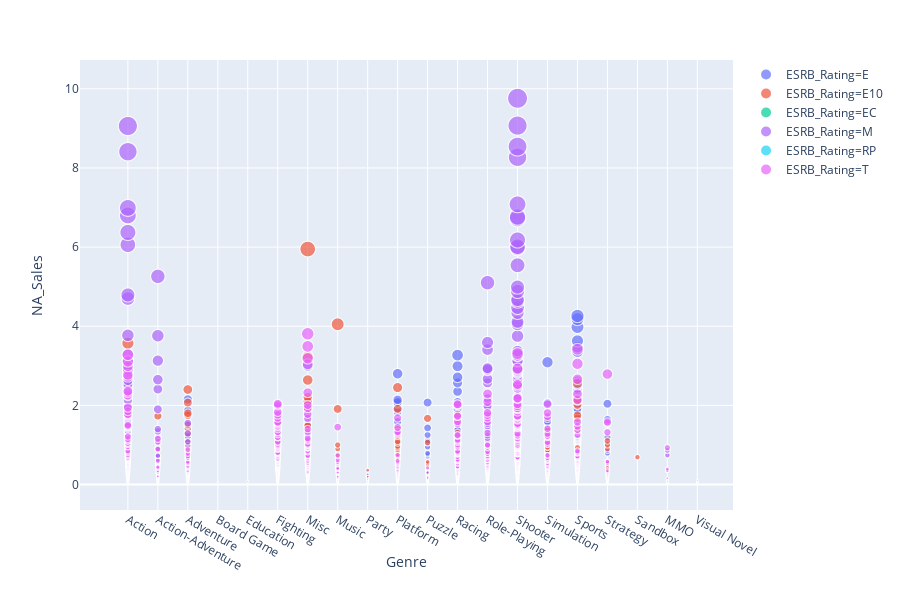

Notebook code cell kept with this figure:
### Code cell
px.scatter(releases_per_year_2007,x = 'Genre', y = 'NA_Sales',
           color='ESRB_Rating',size ='NA_Sales')

### Figure 1 — Plotly figure (JSON) as saved in the notebook; plotly's stock layout.template omitted (floating-point values rounded to 4 significant figures; data arrays with more than 128 entries replaced by an {"elided": "..."} marker saying what was removed)
{"data": [{"hoverlabel": {"namelength": 0}, "hovertemplate": "ESRB_Rating=E<br>Genre=%{x}<br>NA_Sales=%{marker.size}", "legendgroup": "ESRB_Rating=E", "marker": {"color": "#636efa", "size": {"elided": "873 float values"}, "sizemode": "area", "sizeref": 0.0244, "symbol": "circle"}, "mode": "markers", "name": "ESRB_Rating=E", "showlegend": true, "type": "scattergl", "uid": "8283c9f2-78a8-4ab2-80d1-9a14d44424cc", "x": {"elided": "873 str values"}, "xaxis": "x", "y": {"elided": "873 float values"}, "yaxis": "y"}, {"hoverlabel": {"namelength": 0}, "hovertemplate": "ESRB_Rating=E10<br>Genre=%{x}<br>NA_Sales=%{marker.size}", "legendgroup": "ESRB_Rating=E10", "marker": {"color": "#EF553B", "size": {"elided": "610 float values"}, "sizemode": "area", "sizeref": 0.0244, "symbol": "circle"}, "mode": "markers", "name": "ESRB_Rating=E10", "showlegend": true, "type": "scattergl", "uid": "16417ec4-356d-4c3f-a678-6cfd8b6209c6", "x": {"elided": "610 str values"}, "xaxis": "x", "y": {"elided": "610 float values"}, "yaxis": "y"}, {"hoverlabel": {"namelength": 0}, "hovertemplate": "ESRB_Rating=EC<br>Genre=%{x}<br>NA_Sales=%{marker.size}", "legendgroup": "ESRB_Rating=EC", "marker": {"color": "#00cc96", "size": [0, 0.01, 0.02, 0.42, 0.12, 0.33, 0.02, 0.04, 0.06, 0.08, 0.1, 0.12, 0.14, 0.15, 0.19, 0.25, 0.26, 0.27, 0.28, 0.29, 0.35, 0.41, 0.05], "sizemode": "area", "sizeref": 0.0244, "symbol": "circle"}, "mode": "markers", "name": "ESRB_Rating=EC", "showlegend": true, "type": "scattergl", "uid": "54762000-bee0-4a8e-ba2a-e49863c715c6", "x": ["Action", "Action", "Action", "Action", "Adventure", "Adventure", "Misc", "Misc", "Misc", "Misc", "Misc", "Misc", "Misc", "Misc", "Misc", "Misc", "Misc", "Misc", "Misc", "Misc", "Misc", "Misc", "Sports"], "xaxis": "x", "y": [0, 0.01, 0.02, 0.42, 0.12, 0.33, 0.02, 0.04, 0.06, 0.08, 0.1, 0.12, 0.14, 0.15, 0.19, 0.25, 0.26, 0.27, 0.28, 0.29, 0.35, 0.41, 0.05], "yaxis": "y"}, {"hoverlabel": {"namelength": 0}, "hovertemplate": "ESRB_Rating=M<br>Genre=%{x}<br>NA_Sales=%{marker.size}", "legendgroup": "ESRB_Rating=M", "marker": {"color": "#ab63fa", "size": {"elided": "607 float values"}, "sizemode": "area", "sizeref": 0.0244, "symbol": "circle"}, "mode": "markers", "name": "ESRB_Rating=M", "showlegend": true, "type": "scattergl", "uid": "607eab7b-0584-4eb8-acee-ba9c2e7ec564", "x": {"elided": "607 str values"}, "xaxis": "x", "y": {"elided": "607 float values"}, "yaxis": "y"}, {"hoverlabel": {"namelength": 0}, "hovertemplate": "ESRB_Rating=RP<br>Genre=%{x}<br>NA_Sales=%{marker.size}", "legendgroup": "ESRB_Rating=RP", "marker": {"color": "#19d3f3", "size": [0.01, 0.19, 0.28, 0.01, 0.02, 0.03, 0.13, 0.14, 0.27, 0.01, 0.06, 0.09, 0.12, 0.18, 0.01], "sizemode": "area", "sizeref": 0.0244, "symbol": "circle"}, "mode": "markers", "name": "ESRB_Rating=RP", "showlegend": true, "type": "scattergl", "uid": "fa080916-219a-43b0-a4a4-fd077fc2cb62", "x": ["Action", "Action", "Action", "Music", "Racing", "Role-Playing", "Role-Playing", "Role-Playing", "Role-Playing", "Shooter", "Shooter", "Shooter", "Shooter", "Shooter", "Sports"], "xaxis": "x", "y": [0.01, 0.19, 0.28, 0.01, 0.02, 0.03, 0.13, 0.14, 0.27, 0.01, 0.06, 0.09, 0.12, 0.18, 0.01], "yaxis": "y"}, {"hoverlabel": {"namelength": 0}, "hovertemplate": "ESRB_Rating=T<br>Genre=%{x}<br>NA_Sales=%{marker.size}", "legendgroup": "ESRB_Rating=T", "marker": {"color": "#e763fa", "size": {"elided": "842 float values"}, "sizemode": "area", "sizeref": 0.0244, "symbol": "circle"}, "mode": "markers", "name": "ESRB_Rating=T", "showlegend": true, "type": "scattergl", "uid": "3c715c2e-de8c-46f0-ac03-db2a9b1fcf30", "x": {"elided": "842 str values"}, "xaxis": "x", "y": {"elided": "842 float values"}, "yaxis": "y"}], "layout": {"grid": {"xaxes": ["x"], "xgap": 0.1, "xside": "bottom", "yaxes": ["y"], "ygap": 0.1, "yside": "left"}, "height": 600, "legend": {"itemsizing": "constant", "tracegroupgap": 0}, "margin": {"t": 60}, "xaxis": {"title": {"text": "Genre"}}, "yaxis": {"title": {"text": "NA_Sales"}}}}
